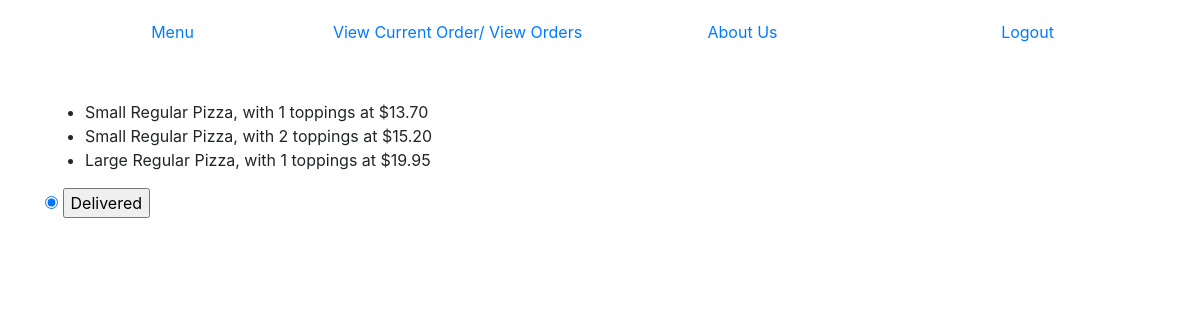
Screenshot of /3 (signed in) with the database file from the repository.
### orders/models.py (models this page shows, shortened)
class Pizza(models.Model):
    base_pizza = models.ForeignKey(BasePizza, on_delete=models.CASCADE, null=True)
    toppings = models.ManyToManyField(Topping, blank=True)
    order = models.ForeignKey(Order, on_delete=models.CASCADE, null=True, blank=True, related_name="pizzas")
    ordered_by = models.ForeignKey(User, on_delete=models.CASCADE)
    sent_to_kitchen = models.BooleanField(default=False)
    large = models.BooleanField(default=False)
    price = models.DecimalField(max_digits=4, decimal_places=2, default=0.00, editable=False)
    def __str__(self):
        topping_count = self.toppings.all().count()
        if topping_count == 0:
            if self.large:
                return f"Large {self.base_pizza.pizzatype} Pizza, at ${self.price}"
            else:
                return f"Small {self.base_pizza.pizzatype} Pizza, at ${self.price}"
        elif topping_count <= 3:
            if self.large:
                return f"Large {self.base_pizza.pizzatype} Pizza, with {topping_count} toppings at ${self.price}"
            else:
                return f"Small {self.base_pizza.pizzatype} Pizza, with {topping_count} toppings at ${self.price}"
        else:
            if self.large:
                return f"Large {self.base_pizza.pizzatype} Special Pizza, at ${self.price}"
            else:
                return f"Small {self.base_pizza.pizzatype} Special Pizza, at ${self.price}"

class BasePizza(models.Model):
    pizzatype = models.CharField(max_length=28, unique=True)
    sm_0t = models.DecimalField(max_digits=10, decimal_places=2, default=0.00)
    sm_1t = models.DecimalField(max_digits=10, decimal_places=2, default=0.00)
    sm_2t = models.DecimalField(max_digits=10, decimal_places=2, default=0.00)
    sm_3t = models.DecimalField(max_digits=10, decimal_places=2, default=0.00)
    sm_st = models.DecimalField(max_digits=10, decimal_places=2, default=0.00)
    la_0t = models.DecimalField(max_digits=10, decimal_places=2, default=0.00)
    la_1t = models.DecimalField(max_digits=10, decimal_places=2, default=0.00)
    la_2t = models.DecimalField(max_digits=10, decimal_places=2, default=0.00)
    la_3t = models.DecimalField(max_digits=10, decimal_places=2, default=0.00)
    la_st = models.DecimalField(max_digits=10, decimal_places=2, default=0.00)

### orders/views.py (the view)
# urls.py: path("<int:order_id>", views.individualOrder, name ="individualOrder"),
@staff_member_required
def individualOrder(request, order_id):
	context = {
		"pizzas" : Pizza.objects.filter(order = Order.objects.get(id = order_id)),
		"pastas" : Pasta.objects.filter(order = Order.objects.get(id = order_id)),
		"salads" : Salad.objects.filter(order = Order.objects.get(id = order_id)),
		"platters" : DinnerPlatters.objects.filter(order = Order.objects.get(id = order_id)),
		"id" : order_id
	}
	return render(request, "orders/vieworder.html", context)

### orders/templates/orders/vieworder.html (shortened to what this page needs)
{% extends "orders/layout.html" %}
{% block body %}
<ul>
    {% for pizza in pizzas %}
    <li>{{pizza}}</li>
    {% endfor %}
</ul>
<form action="{% url 'orderdelivered' %}" method="post">
    <input type="radio" name="order_id" value="{{id}}" checked="checked">
    <input type="submit" value="Delivered">
</form>
{% endblock %}

### rows the page displays
Pizza: id+large+base_pizza "Small Regular Pizza, with 1 toppings at $13.70"
Pizza: id+large+base_pizza "Small Regular Pizza, with 2 toppings at $15.20"
Pizza: id+large+base_pizza "Large Regular Pizza, with 1 toppings at $19.95"
